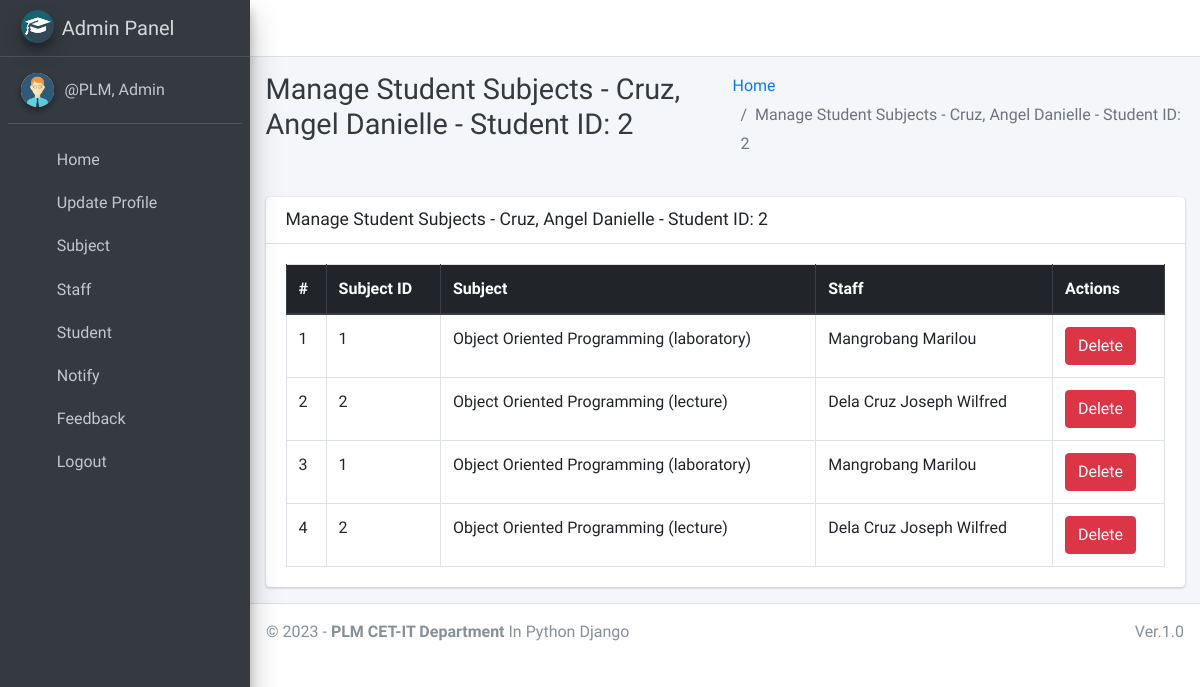
The page /student/manage/subjects/2 (signed in) on the database as committed earlier.
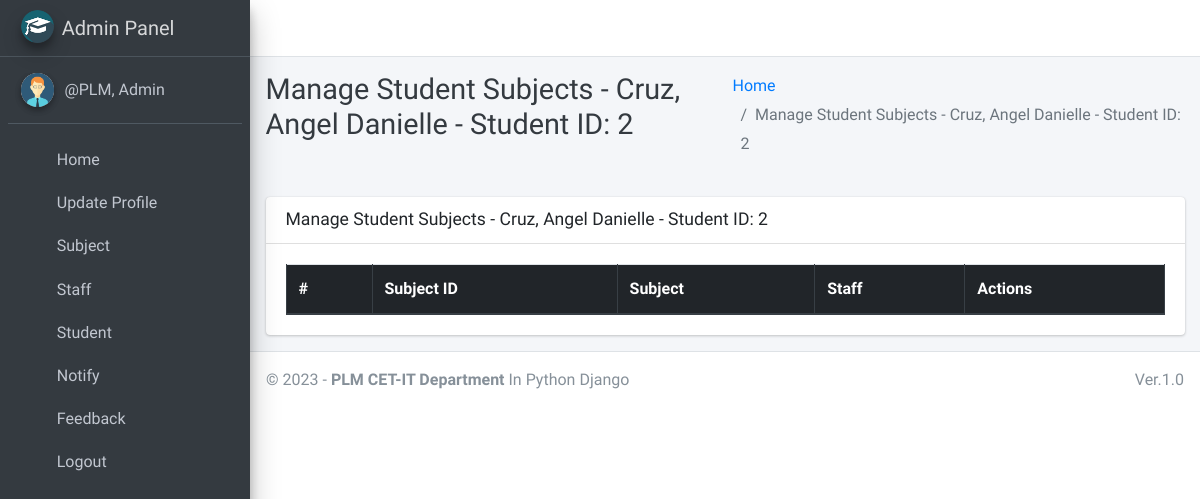
The same page on the database as committed later.
### main_app/models.py (models this page shows, shortened)
class CustomUser(AbstractUser):
    USER_TYPE = ((1, "HOD"), (2, "Staff"), (3, "Student"))
    GENDER = [("M", "Male"), ("F", "Female")]
    username = None  # Removed username, using email instead
    email = models.EmailField(unique=True)
    user_type = models.CharField(default=1, choices=USER_TYPE, max_length=1)
    gender = models.CharField(max_length=1, choices=GENDER)
    profile_pic = models.ImageField()
    address = models.TextField()
    fcm_token = models.TextField(default="")  # For firebase notifications
    created_at = models.DateTimeField(auto_now_add=True)
    updated_at = models.DateTimeField(auto_now=True)
    USERNAME_FIELD = "email"
    REQUIRED_FIELDS = []
    objects = CustomUserManager()
    def __str__(self):
        return self.last_name + ", " + self.first_name

class StudentSubject(models.Model):
    student = models.ForeignKey(Student,on_delete=models.CASCADE)
    subject = models.ForeignKey(Subject,on_delete=models.CASCADE)
    staff = models.ForeignKey(Staff,on_delete=models.CASCADE)
    course = models.ForeignKey(Course, on_delete=models.DO_NOTHING, null=False, blank=False)
    updated_at = models.DateTimeField(auto_now=True)
    created_at = models.DateTimeField(auto_now_add=True)

class Subject(models.Model):
    name = models.CharField(max_length=120)
    staff = models.ForeignKey(Staff,on_delete=models.CASCADE)
    course = models.ForeignKey(Course, on_delete=models.DO_NOTHING, null=False, blank=False)
    updated_at = models.DateTimeField(auto_now=True)
    created_at = models.DateTimeField(auto_now_add=True)
    def __str__(self):
        return self.name

class Staff(models.Model):
    course = models.ForeignKey(Course, on_delete=models.DO_NOTHING, null=True, blank=True)
    admin = models.OneToOneField(CustomUser, on_delete=models.CASCADE)
    def __str__(self):
        return self.admin.last_name + " " + self.admin.first_name

### main_app/hod_views.py (the view)
# urls.py: path("student/manage/subjects/<int:student>", hod_views.manage_student_subjects, name='manage_student_subjects'),
def manage_student_subjects(request, student):
    studentInfo = get_object_or_404(CustomUser, id=student)
    subjects = StudentSubject.objects.filter(student_id=student)
    context = {
        'subjects': subjects,
        'page_title': 'Manage Student Subjects - ' + str(studentInfo.last_name) + ', ' + str(studentInfo.first_name)+ ' - Student ID: ' + str(studentInfo.id),
    }
    return render(request, "hod_template/manage_student_subjects.html", context)

### main_app/templates/hod_template/manage_student_subjects.html
{% extends 'main_app/base.html' %}
{% load static %}
{% block page_title %}{{page_title}}{% endblock page_title %}
{% block content %}
<section class="content">
    <div class="container-fluid">
        <div class="row">
            <div class="col-md-12">
                <div class="card">
                    <div class="card-header">
                        <h3 class="card-title">{{page_title}}</h3>
                    </div>
                    <div class="card-body">
                        <table id="example2" class="table table-bordered table-hover">
                            <thead class="thead-dark">
                                <tr>
                                    <th>#</th>
                                    <th>Subject ID</th>
                                    <th>Subject</th>
                                    <th>Staff</th>
                                    <th>Actions</th>
                                </tr>
                            </thead>
                            <tbody>
                                {% for subject in subjects %}
                                <tr>
                                    <td>{{ forloop.counter }}</td>
                                    <td>{{subject.subject_id}}</td>
                                    <td>{{subject.subject}}</td>
                                    <td>{{subject.staff}}</td>
                                    <td>
                                        <a href="{% url 'delete_student_subject' subject.id %}" class="btn btn-danger" onclick="return confirm('Are you sure about this ?')">Delete</a>
                                    </td>
                                </tr>
                                {% endfor %}
                            </tbody>
                        </table>
                    </div>
                </div>
            </div>
        </div>
    </div>
</section>
{% endblock content %}

### main_app/templates/main_app/base.html (shortened to what this page needs)
{% load static %}
<!DOCTYPE html>
<html>
<head>
    <link rel="stylesheet" href="{% static 'plugins/fontawesome-free/css/all.min.css'%} ">
    <link rel="stylesheet" href="https://code.ionicframework.com/ionicons/2.0.1/css/ionicons.min.css">
    <link rel="stylesheet"
        href="{% static 'plugins/tempusdominus-bootstrap-4/css/tempusdominus-bootstrap-4.min.css'%} ">
    <link rel="stylesheet" href="{% static 'plugins/icheck-bootstrap/icheck-bootstrap.min.css'%} ">
    <link rel="stylesheet" href="{% static 'dist/css/adminlte.min.css'%} ">
    <link rel="stylesheet" href="{% static 'plugins/overlayScrollbars/css/OverlayScrollbars.min.css'%} ">
    <link rel="stylesheet" href="{% static 'plugins/daterangepicker/daterangepicker.css'%} ">
</head>
<body class="hold-transition sidebar-mini layout-fixed">
    <div class="wrapper">
        <nav class="main-header navbar navbar-expand navbar-white navbar-light">
            <ul class="navbar-nav">
                <li class="nav-item">
                    <a class="nav-link" data-widget="pushmenu" href="#"><i class="fas fa-bars"></i></a>
                </li>
            </ul>
        </nav>
        {% include "main_app/sidebar_template.html" with user=user %}
        <div class="content-wrapper">
            <div class="content-header">
                <div class="container-fluid">
                    <div class="row mb-2">
                        <div class="col-sm-6">
                            <h1 class="m-0 text-dark">{% block page_title %}{% endblock page_title %}</h1>
                        </div>
                        <div class="col-sm-6">
                            <ol class="breadcrumb float-sm-right">
                                <li class="breadcrumb-item"><a href="http://127.0.0.1:8000">Home</a></li>
                                <li class="breadcrumb-item active">{{ page_title }}</li>
                            </ol>
                        </div>
                    </div>
                </div>
            </div>
<section class="content">
    <div class="container-fluid">
        <div class="row">
            <div class="col-md-12">
            </div></div></div></section>
            {% block content %}
            {% endblock content %}
        </div>
        {% include "main_app/footer.html" %}
</body>
</html>

### main_app/templates/main_app/sidebar_template.html (shortened to what this page needs)
{% load static %}
<aside class="main-sidebar sidebar-dark-info elevation-4">
    {% if request.user.user_type == '1' %}
    <a href="{% url 'admin_home' %}" class="brand-link">
        <img src="{% static 'dist/img/cmsl.png' %} " alt="AdminLTE Logo"
            class="brand-image img-circle elevation-3" >
        <span class="brand-text font-weight-light">Admin Panel</span>
    </a>
    <div class="sidebar">
        <div class="user-panel mt-3 pb-3 mb-3 d-flex">
            <div class="image">
                <img src="{{ request.user.profile_pic}}" class="img-circle elevation-2" alt="User Image">
            </div>
            <div class="info">
                <a href="#" class="d-block">{{user}}</a>
            </div>
        </div>
        <nav class="mt-2">
            <ul class="nav nav-pills nav-sidebar flex-column" data-widget="treeview" role="menu" data-accordion="false">
                <li class="nav-item">
                    {% url 'admin_home' as admin_home %}
                    <a href="{{admin_home}}" class="nav-link {% if admin_home == request.path %} active {% endif %}">
                        <i class="nav-icon fas fa-home"></i>
                        <p>
                            Home
                        </p>
                    </a>
                </li>
                <li class="nav-item">
                    {% url 'admin_view_profile' as admin_view_profile %}
                    <a href="{{admin_view_profile}}"
                        class="nav-link {% if admin_view_profile == request.path %} active {% endif %}">
                        <i class="nav-icon fas fa-address-card"></i>
                        <p>
                            Update Profile
                        </p>
                    </a>
                </li>
                <li class="nav-item has-treeview">
                    <a href="#" class="nav-link">
                        <i class="nav-icon fas fa-book"></i>
                        <p>
                            Subject
                            <i class="fas fa-angle-left right"></i>
                        </p>
                    </a>
                </li>
                <li class="nav-item has-treeview">
                    <a href="#" class="nav-link">
                        <i class="nav-icon fas fa-user-plus"></i>
                        <p>
                            Staff
                            <i class="fas fa-angle-left right"></i>
                        </p>
                    </a>
                </li>
                <li class="nav-item has-treeview">
                    <a href="#" class="nav-link">
                        <i class="nav-icon fas fa-user-plus"></i>
                        <p>
                            Student
                            <i class="fas fa-angle-left right"></i>
                        </p>
                    </a>
                        </li>
                 <li class="nav-item has-treeview">
                    <a href="#" class="nav-link">
                        <i class="nav-icon fas fa-bullhorn"></i>
                        <p>
                            Notify
                            <i class="fas fa-angle-left right"></i>
                        </p>
                    </a>
                </li>
                <li class="nav-item has-treeview">
                    <a href="#" class="nav-link">
                        <i class="nav-icon fas fa-comment-alt"></i>
                        <p>
                            Feedback
                            <i class="fas fa-angle-left right"></i>
                        </p>
                    </a>
                </li>
                                        {% endif %}
                                        <li class="nav-item">
                                            <a href="{% url 'user_logout' %}"
                                                onclick="return confirm('Your session would be terminated.\n\nProceed?')"
                                                class="nav-link">
                                                <i class="nav-icon fas fa-power-off"></i>
                                                <p>
                                                    Logout
                                                </p>
                                            </a>
                                        </li>
                                    </ul>
                                </nav>
                            </div>-->
    </div>

### main_app/templates/main_app/footer.html
<footer class="main-footer">
    &copy; {% now "Y" %} - <strong>PLM CET-IT Department</strong>
    In Python Django
    <div class="float-right d-none d-sm-inline-block">
       Ver.1.0
    </div>
</footer>

Rows that differ between the two databases and show on the page:
removed StudentSubject: subject_id "1", subject "Object Oriented Programming (laboratory)", staff "Mangrobang Marilou"
removed StudentSubject: subject_id "2", subject "Object Oriented Programming (lecture)", staff "Dela Cruz Joseph Wilfred"
removed StudentSubject: subject_id "1", subject "Object Oriented Programming (laboratory)", staff "Mangrobang Marilou"
removed StudentSubject: subject_id "2", subject "Object Oriented Programming (lecture)", staff "Dela Cruz Joseph Wilfred"
